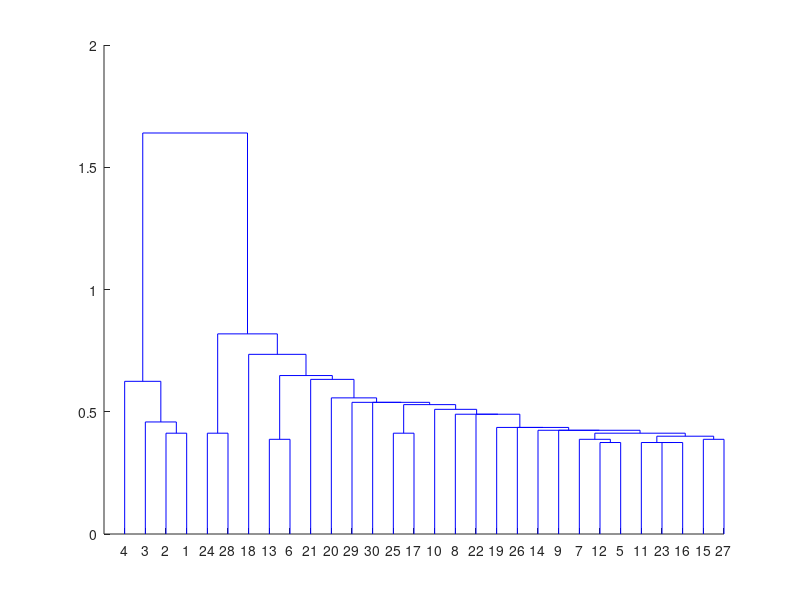
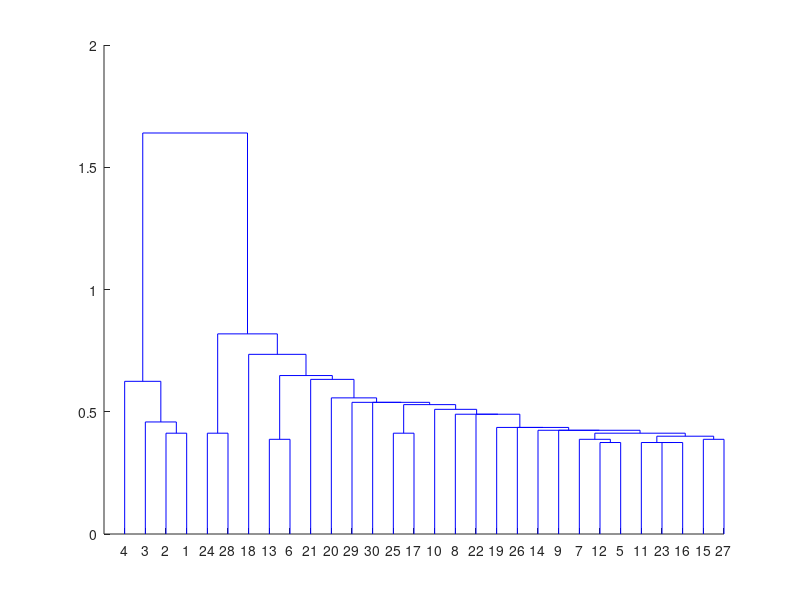

These figures' MATLAB source, in order:
clear;
close all;
clc;

load fisheriris;
d=pdist(meas);
z=linkage(d);
figure,dendrogram(z)

z2=linkage(meas,'single',{'minkowski',2});
figure,dendrogram(z2);